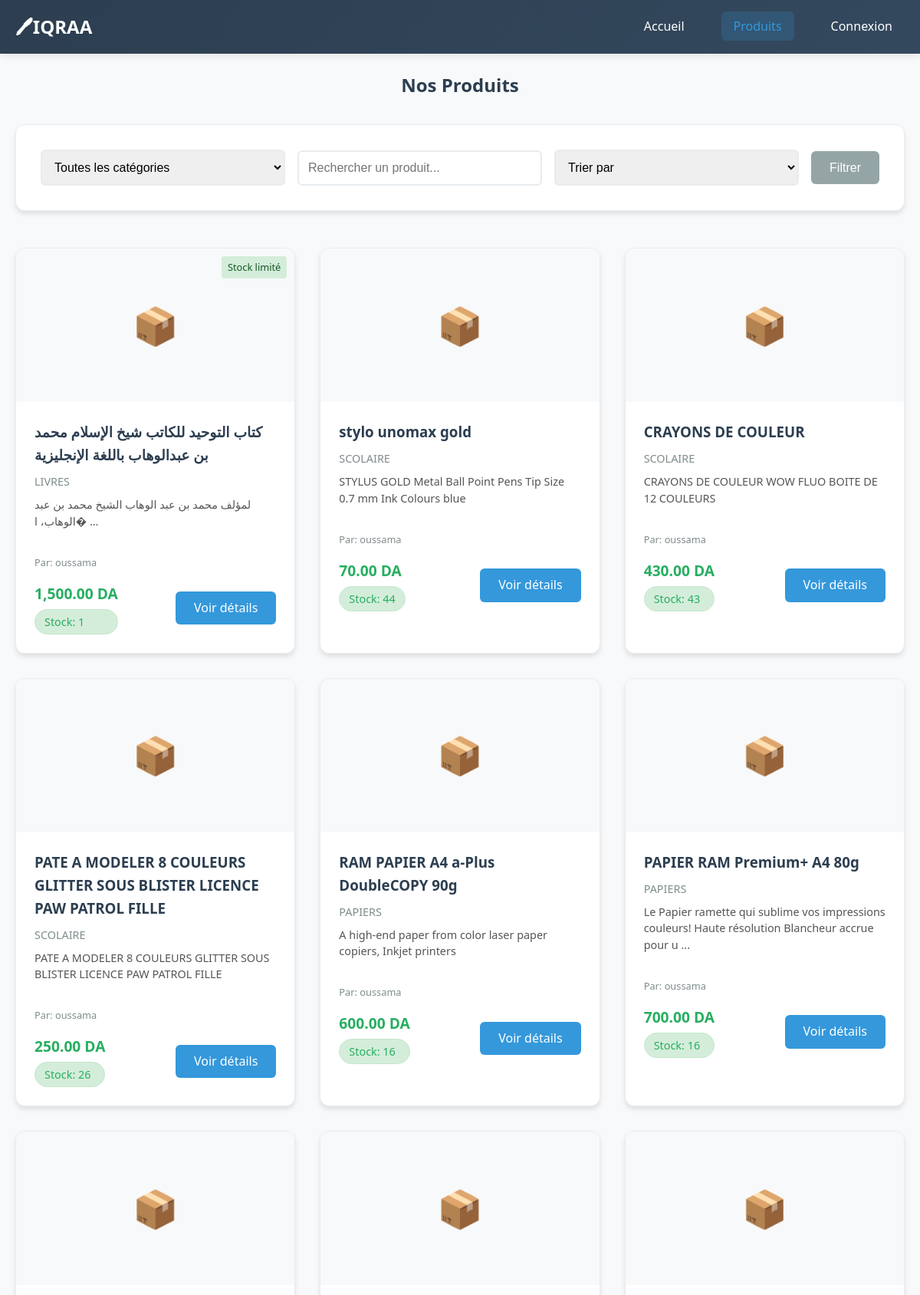
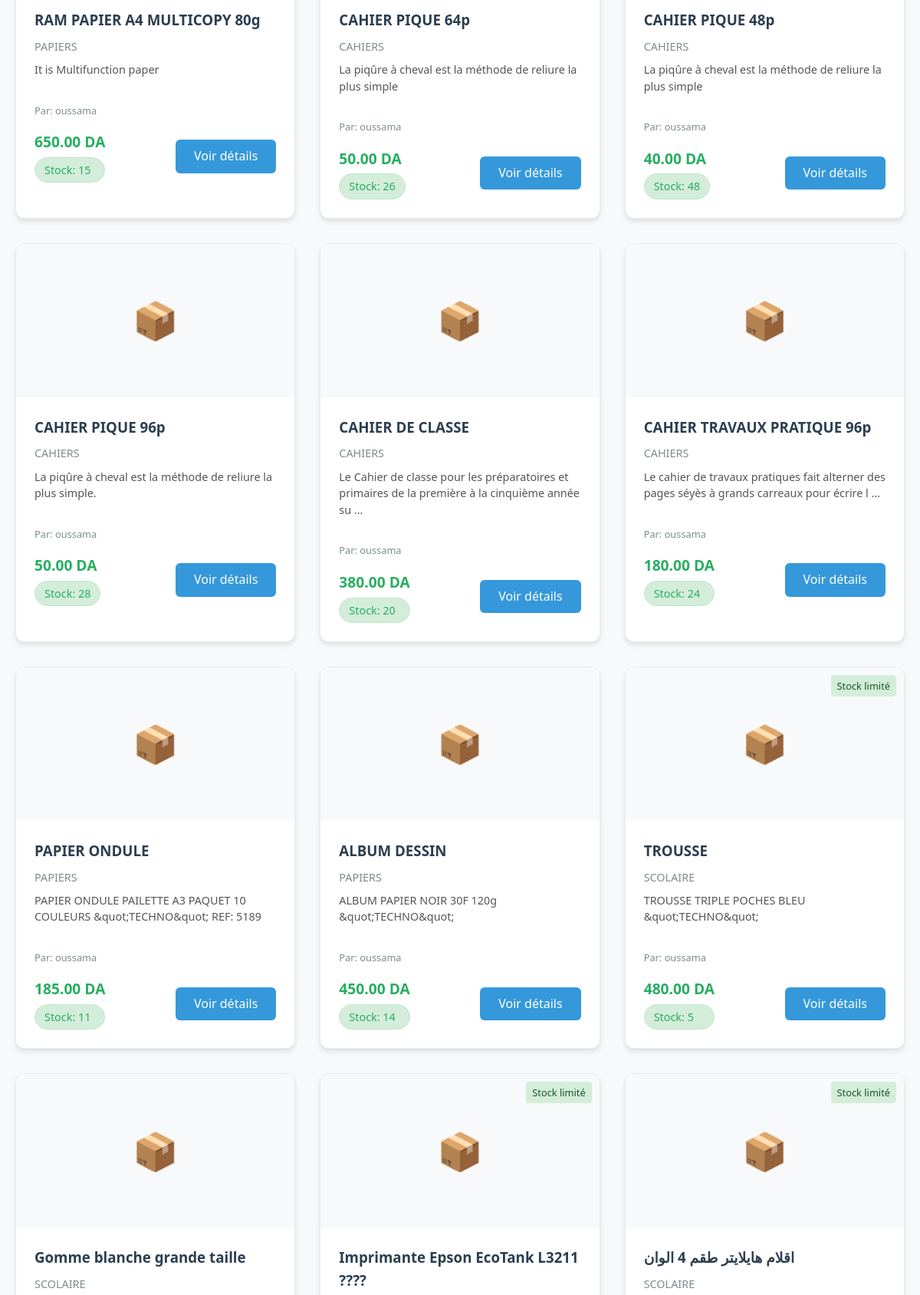
/products.php (upper part), run on the app's committed database (2 pictures, top to bottom).
### tables this page shows
CREATE TABLE `products` (
  `id` int(11) NOT NULL,
  `title` varchar(100) NOT NULL,
  `description` text DEFAULT NULL,
  `price` decimal(10,2) NOT NULL,
  `category_id` int(11) DEFAULT NULL,
  `bibliothecaire_id` int(11) DEFAULT NULL,
  `image_url` varchar(255) DEFAULT NULL,
  `stock` int(11) DEFAULT 1,
  `status` enum('available','sold') DEFAULT 'available',
  `created_at` timestamp NOT NULL DEFAULT current_timestamp()
);

CREATE TABLE `categories` (
  `id` int(11) NOT NULL,
  `name` varchar(50) NOT NULL,
  `description` text DEFAULT NULL
);

CREATE TABLE `users` (
  `id` int(11) NOT NULL,
  `username` varchar(50) NOT NULL,
  `email` varchar(100) NOT NULL,
  `password` varchar(255) NOT NULL,
  `role` enum('bibliothecaire','acheteur') NOT NULL,
  `created_at` timestamp NOT NULL DEFAULT current_timestamp()
);

### config.php (called while the page is built, shortened)
<?php
function isLoggedIn() {
    return isset($_SESSION['user_id']) && !empty($_SESSION['user_id']);
}
function sanitizeInput($input) {
    return htmlspecialchars(trim($input), ENT_QUOTES, 'UTF-8');
}
?>

### products.php (the view, shortened to what this page needs)
<?php include 'config.php'; ?>
<!DOCTYPE html>
<html lang="fr">
<head>
    <link rel="stylesheet" href="style.css">
</head>
<body>
    <header>
        <nav class="navbar">
            <div class="nav-container">
                <h1 class="logo"><a href="index.php">🖊IQRAA</a></h1>
                <ul class="nav-menu">
                    <li><a href="index.php">Accueil</a></li>
                    <li><a href="products.php" class="active">Produits</a></li>
                    <?php if (isLoggedIn()): ?>
                        <li><a href="dashboard.php">Dashboard</a></li>
                        <?php if (isAcheteur()): ?>
                            <li><a href="cart.php">Panier <?php $count = getCartCount(); echo $count > 0 ? "($count)" : ''; ?></a></li>
                        <?php endif; ?>
                        <li><a href="logout.php">Déconnexion</a></li>
                    <?php else: ?>
                        <li><a href="login.php">Connexion</a></li>
                    <?php endif; ?>
                </ul>
            </div>
        </nav>
    </header>
    <main class="products-main">
        <div class="container">
            <div class="products-header">
                <h2>Nos Produits</h2>
                <div class="filters">
                    <form method="GET" action="" class="filter-form">
                        <div class="filter-group">
                            <select name="category" onchange="this.form.submit()">
                                <option value="">Toutes les catégories</option>
                            </select>
                        </div>
                        <div class="filter-group">
                            <input type="text" name="search" placeholder="Rechercher un produit..."
                                   value="<?php echo isset($_GET['search']) ? sanitizeInput($_GET['search']) : ''; ?>">
                        </div>
                        <div class="filter-group">
                            <select name="sort" onchange="this.form.submit()">
                                <option value="">Trier par</option>
                            </select>
                        </div>
                        <button type="submit" class="btn btn-secondary">Filtrer</button>
                    </form>
                </div>
            </div>
            <div class="products-grid">
                <?php
                $where_conditions = ["p.status = 'available'", "p.stock > 0"];
                $params = [];
                $types = "";
                $where_clause = implode(" AND ", $where_conditions);
                $order_clause = "ORDER BY p.created_at DESC";
                $query = "SELECT p.*, c.name as category_name, u.username as bibliothecaire_name,
                         (SELECT AVG(rating) FROM reviews WHERE product_id = p.id) as avg_rating,
                         (SELECT COUNT(*) FROM reviews WHERE product_id = p.id) as review_count
                         FROM products p
                         JOIN categories c ON p.category_id = c.id
                         JOIN users u ON p.bibliothecaire_id = u.id
                         WHERE $where_clause
                         $order_clause";
                if (!empty($params)) {
                    $stmt = $conn->prepare($query);
                    $stmt->bind_param($types, ...$params);
                    $stmt->execute();
                    $result = $stmt->get_result();
                } else {
                    $result = $conn->query($query);
                }
                if ($result && $result->num_rows > 0):
                    while ($product = $result->fetch_assoc()):
                ?>
                    <div class="product-card">
                        <div class="product-image">
                            <?php if ($product['image_url']): ?>
                                <div class="product-placeholder" style="display: none;">📦</div>
                            <?php else: ?>
                                <div class="product-placeholder">📦</div>
                            <?php endif; ?>
                            <?php if ($product['stock'] <= 5): ?>
                                <div class="stock-badge">Stock limité</div>
                            <?php endif; ?>
                        </div>
                        <div class="product-info">
                            <h3><?php echo sanitizeInput($product['title']); ?></h3>
                            <p class="product-category"><?php echo sanitizeInput($product['category_name']); ?></p>
                            <p class="product-description">
                                <?php echo sanitizeInput(substr($product['description'], 0, 100)); ?>
                                <?php echo strlen($product['description']) > 100 ? '...' : ''; ?>
                            </p>
                            <p class="product-seller">Par: <?php echo sanitizeInput($product['bibliothecaire_name']); ?></p>
                            <div class="product-footer">
                                <div class="price-stock">
                                    <span class="product-price"><?php echo number_format($product['price'], 2); ?> <?php echo CURRENCY; ?></span>
                                    <span class="stock-info">Stock: <?php echo $product['stock']; ?></span>
                                </div>
                                <a href="product_detail.php?id=<?php echo $product['id']; ?>" class="btn btn-primary">Voir détails</a>
                            </div>
                        </div>
                    </div>
                <?php
                    endwhile;
                endif; ?>
            </div>
        </div>
    </main>
</body>
</html>

### style.css (style rules this page uses)
* { margin: 0; padding: 0; box-sizing: border-box; }
body { font-family: "Segoe UI", Tahoma, Geneva, Verdana, sans-serif; line-height: 1.6; color: #333; background-color: #f8f9fa; padding-top: 60px; }
.container { max-width: 1200px; margin: 0 auto; padding: 0 20px; }
.navbar { background: linear-gradient(135deg, #2c3e50 0%, #34495e 100%); color: white; padding: 1rem 0; box-shadow: 0 2px 10px rgba(0, 0, 0, 0.1); position: fixed; width: 100%; top: 0; left: 0; z-index: 1000; transition: all 0.3s ease; }
.nav-container { max-width: 1200px; margin: 0 auto; padding: 0 20px; display: flex; justify-content: space-between; align-items: center; }
.logo { font-size: 1.5rem; font-weight: bold; }
.logo a { color: white; text-decoration: none; transition: color 0.3s; }
.nav-menu { display: flex; list-style: none; gap: 2rem; }
.nav-menu a { color: white; text-decoration: none; padding: 0.5rem 1rem; border-radius: 6px; transition: all 0.3s; font-weight: 500; }
.nav-menu a:hover, .nav-menu a.active { background-color: rgba(52, 152, 219, 0.2); color: #3498db; }
.btn { display: inline-block; padding: 0.75rem 1.5rem; background: #3498db; color: white; text-decoration: none; border-radius: 6px; border: none; cursor: pointer; font-size: 1rem; font-weight: 500; transition: all 0.3s; text-align: center; line-height: 1.2; }
.btn-primary { background: #3498db; }
.btn-secondary { background: #95a5a6; }
.products-grid { display: grid; grid-template-columns: repeat(auto-fit, minmax(280px, 1fr)); gap: 2rem; }
.product-card { background: white; border-radius: 12px; overflow: hidden; box-shadow: 0 4px 6px rgba(0, 0, 0, 0.1); transition: all 0.3s; border: 1px solid #e9ecef; }
.product-image { height: 200px; background: #f8f9fa; display: flex; align-items: center; justify-content: center; overflow: hidden; position: relative; }
.product-placeholder { font-size: 3rem; color: #bdc3c7; }
.stock-badge { position: absolute; top: 10px; right: 10px; background: #e74c3c; color: white; padding: 0.25rem 0.5rem; border-radius: 4px; font-size: 0.8rem; font-weight: 500; }
.product-info { padding: 1.5rem; }
.product-info h3, .product-info h4 { margin-bottom: 0.5rem; color: #2c3e50; font-weight: 600; }
.product-category, .category { color: #7f8c8d; font-size: 0.9rem; margin-bottom: 0.5rem; }
.product-description { color: #555; margin-bottom: 1rem; font-size: 0.9rem; line-height: 1.5; }
.product-seller { color: #7f8c8d; font-size: 0.8rem; margin-bottom: 1rem; }
.product-footer { display: flex; justify-content: space-between; align-items: center; margin-top: auto; }
.price-stock { display: flex; flex-direction: column; gap: 0.25rem; }
.product-price, .price { font-size: 1.2rem; font-weight: bold; color: #27ae60; }
.stock-info { font-size: 0.8rem; color: #7f8c8d; }
.stock-badge { padding: 0.25rem 0.5rem; border-radius: 4px; font-size: 0.8rem; font-weight: 500; background: #d4edda; color: #155724; }
.products-main { padding: 2rem 0; min-height: 80vh; }
.products-header { margin-bottom: 3rem; }
.products-header h2 { text-align: center; margin-bottom: 2rem; color: #2c3e50; font-weight: 600; }
.filters { background: white; padding: 2rem; border-radius: 12px; box-shadow: 0 4px 6px rgba(0, 0, 0, 0.1); border: 1px solid #e9ecef; }
.filter-form { display: flex; gap: 1rem; align-items: center; flex-wrap: wrap; }
.filter-group { flex: 1; min-width: 200px; }
.filter-form select, .filter-form input { padding: 0.75rem; border: 2px solid #e9ecef; border-radius: 6px; font-size: 1rem; width: 100%; transition: border-color 0.3s; }
.product-description { margin-bottom: 2rem; }
.stock-info { font-size: 0.9rem; color: #27ae60; background: #d4edda; padding: 0.25rem 0.75rem; border-radius: 20px; border: 1px solid #c3e6cb; }
.product-card, .dashboard-card, .category-card { animation: fadeIn 0.6s ease-out; }

### data on the page
products: shows "Stock limité", title "كتاب التوحيد للكاتب شيخ الإسلام محمد بن عبدالوهاب باللغة الإنجليزية", category.name "LIVRES", description "لمؤلف محمد بن عبد الوهاب الشيخ محمد بن عبد الوهاب، ا�", bibliothecaire.username "oussama", price "1,500.00", stock "1"
products: title "stylo unomax gold", category.name "SCOLAIRE", description "STYLUS GOLD Metal Ball Point Pens Tip Size 0.7 mm Ink Colours blue", bibliothecaire.username "oussama", price "70.00", stock "44"
products: title "CRAYONS DE COULEUR", category.name "SCOLAIRE", description "CRAYONS DE COULEUR WOW FLUO BOITE DE 12 COULEURS", bibliothecaire.username "oussama", price "430.00", stock "43"
products: title "PATE A MODELER 8 COULEURS GLITTER SOUS BLISTER LICENCE PAW PATROL FILLE", category.name "SCOLAIRE", description "PATE A MODELER 8 COULEURS GLITTER SOUS BLISTER LICENCE PAW PATROL FILLE", bibliothecaire.username "oussama", price "250.00", stock "26"
products: title "RAM PAPIER A4 a-Plus DoubleCOPY 90g", category.name "PAPIERS", description "A high-end paper from color laser paper copiers, Inkjet printers", bibliothecaire.username "oussama", price "600.00", stock "16"
products: title "PAPIER RAM Premium+ A4 80g", category.name "PAPIERS", description "Le Papier ramette qui sublime vos impressions couleurs! Haute résolution Blancheur accrue pour u", bibliothecaire.username "oussama", price "700.00", stock "16"
products: title "RAM PAPIER A4 MULTICOPY 80g", category.name "PAPIERS", description "It is Multifunction paper", bibliothecaire.username "oussama", price "650.00", stock "15"
products: title "CAHIER PIQUE 64p", category.name "CAHIERS", description "La piqûre à cheval est la méthode de reliure la plus simple", bibliothecaire.username "oussama", price "50.00", stock "26"
products: title "CAHIER PIQUE 48p", category.name "CAHIERS", description "La piqûre à cheval est la méthode de reliure la plus simple", bibliothecaire.username "oussama", price "40.00", stock "48"
products: title "CAHIER PIQUE 96p", category.name "CAHIERS", description "La piqûre à cheval est la méthode de reliure la plus simple.", bibliothecaire.username "oussama", price "50.00", stock "28"
products: title "CAHIER DE CLASSE", category.name "CAHIERS", description "Le Cahier de classe pour les préparatoires et primaires de la première à la cinquième année su", bibliothecaire.username "oussama", price "380.00", stock "20"
products: title "CAHIER TRAVAUX PRATIQUE 96p", category.name "CAHIERS", description "Le cahier de travaux pratiques fait alterner des pages séyès à grands carreaux pour écrire l", bibliothecaire.username "oussama", price "180.00", stock "24"
products: title "PAPIER ONDULE", category.name "PAPIERS", description "PAPIER ONDULE PAILETTE A3 PAQUET 10 COULEURS &quot;TECHNO&quot; REF: 5189", bibliothecaire.username "oussama", price "185.00", stock "11"
products: title "ALBUM DESSIN", category.name "PAPIERS", description "ALBUM PAPIER NOIR 30F 120g &quot;TECHNO&quot;", bibliothecaire.username "oussama", price "450.00", stock "14"
products: shows "Stock limité", title "TROUSSE", category.name "SCOLAIRE", description "TROUSSE TRIPLE POCHES BLEU &quot;TECHNO&quot;", bibliothecaire.username "oussama", price "480.00", stock "5"
products: title "Gomme blanche grande taille", category.name "SCOLAIRE"
products: stock "Stock limité", title "Imprimante Epson EcoTank L3211 ????️"
products: stock "Stock limité", title "اقلام هايلايتر طقم 4 الوان", category.name "SCOLAIRE"
